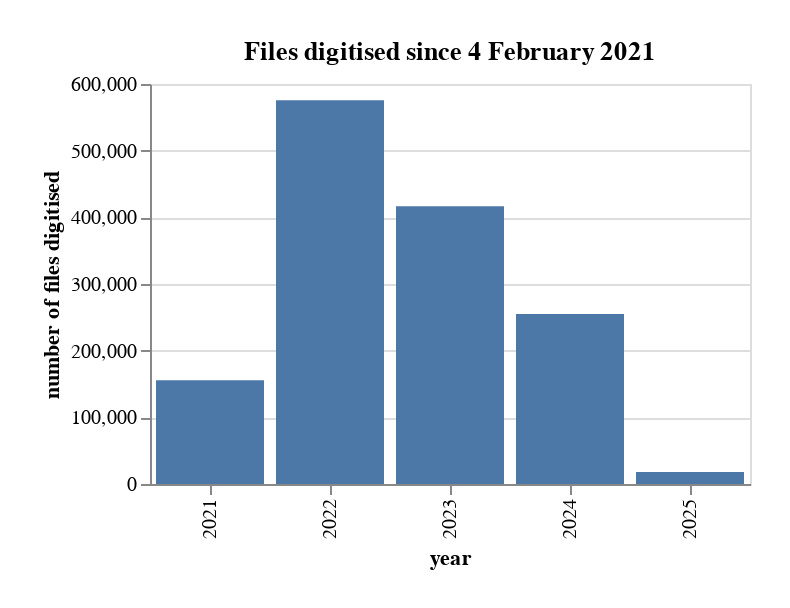

Notebook code for this chart:
### Code cell
alt.Chart(df_years).mark_bar().encode(
    x=alt.X("date_digitised:O", title="year"),
    y=alt.Y("count:Q", title="number of files digitised"),
    tooltip=[alt.Tooltip("date_digitised", title="year"), alt.Tooltip("count", title="number digitised", format=",")]
).properties(width=300, height=200, padding=20, title=f"Files digitised since {start_date}")

### Figure 1 — Vega-Lite specification as saved in the notebook (floating-point values rounded to 4 significant figures)
{"config": {"view": {"continuousWidth": 300, "continuousHeight": 300}}, "data": {"name": "data-00a975e923327bd950a3dc509e3416de"}, "mark": {"type": "bar"}, "encoding": {"tooltip": [{"field": "date_digitised", "title": "year", "type": "nominal"}, {"field": "count", "format": ",", "title": "number digitised", "type": "quantitative"}], "x": {"field": "date_digitised", "title": "year", "type": "ordinal"}, "y": {"field": "count", "title": "number of files digitised", "type": "quantitative"}}, "height": 200, "padding": 20, "title": "Files digitised since 4 February 2021", "width": 300, "$schema": "https://vega.github.io/schema/vega-lite/v5.20.1.json", "datasets": {"data-00a975e923327bd950a3dc509e3416de": [{"date_digitised": "2021", "count": 155482}, {"date_digitised": "2022", "count": 575597}, {"date_digitised": "2023", "count": 416601}, {"date_digitised": "2024", "count": 254950}, {"date_digitised": "2025", "count": 17865}]}}
